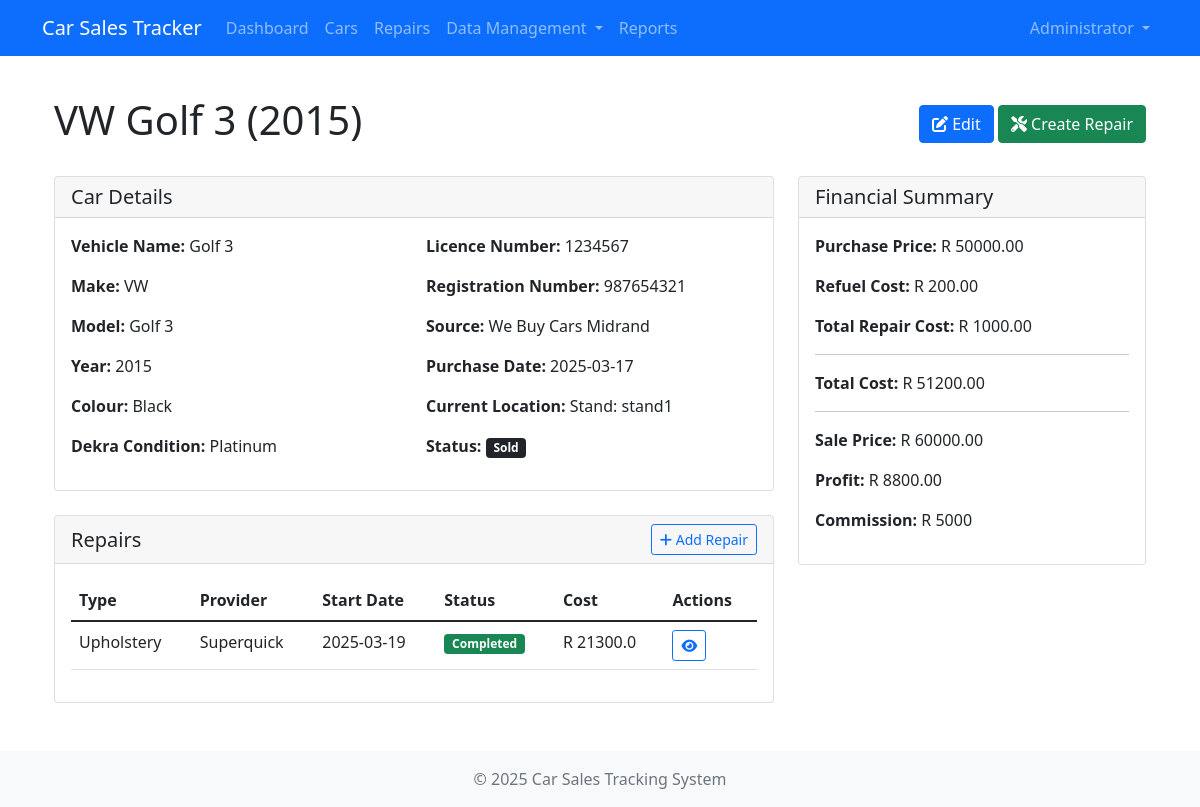
The app's page /cars/1 (signed in), older data.
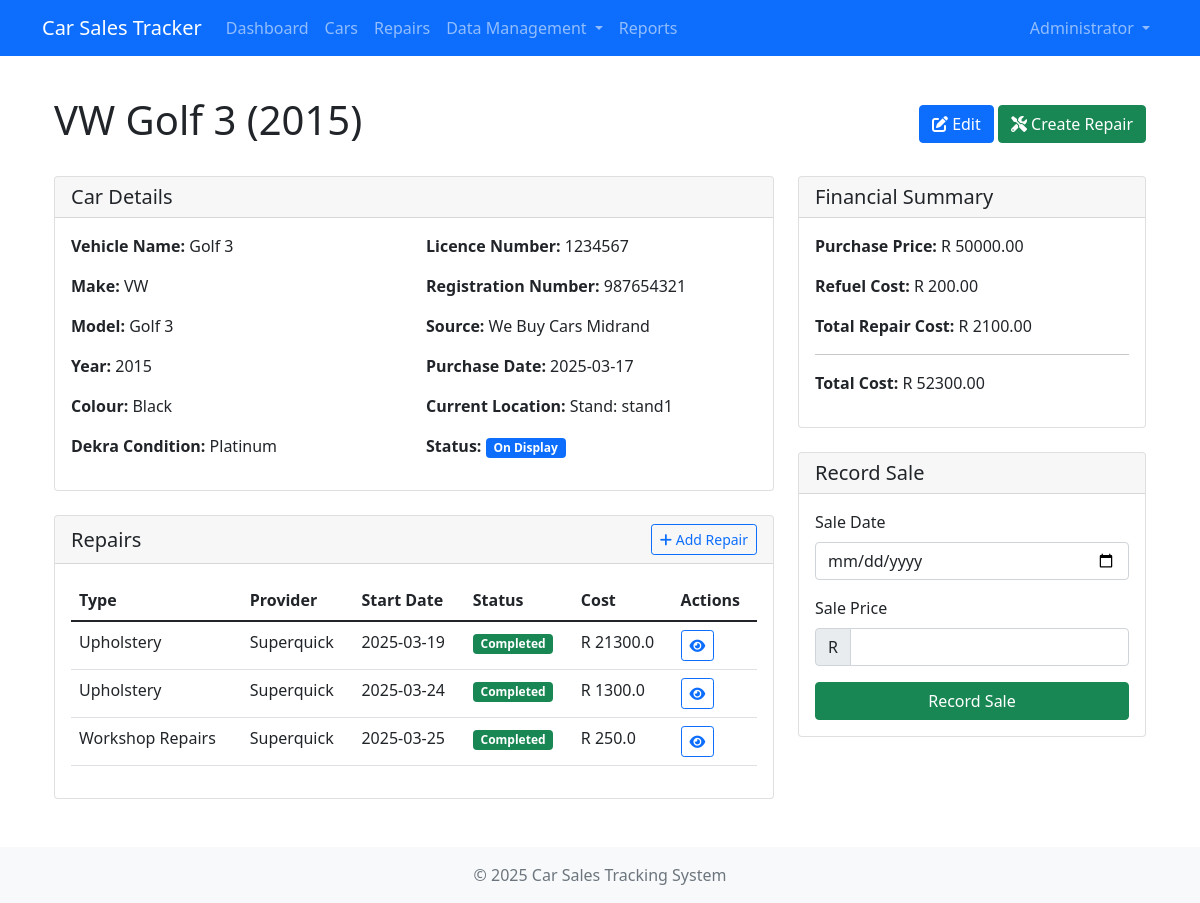
The same page, newer data.
### app/models/repair.py (models this page shows, shortened)
class Repair(db.Model):
    __tablename__ = 'repairs'
    repair_id = db.Column(db.Integer, primary_key=True, autoincrement=True)
    car_id = db.Column(db.Integer, db.ForeignKey('cars.car_id'), nullable=False)
    repair_type = db.Column(db.String(50), nullable=False)
    provider_id = db.Column(db.Integer, db.ForeignKey('repair_providers.provider_id'), nullable=False)
    start_date = db.Column(db.Date, nullable=False, default=datetime.now().date)
    end_date = db.Column(db.Date, nullable=True)
    repair_cost = db.Column(db.Numeric(10, 2), nullable=False)
    additional_notes = db.Column(db.Text, nullable=True)
    provider = db.relationship('RepairProvider', backref='repairs')
    parts = db.relationship('Part', secondary='repair_parts', back_populates='repairs', overlaps="repair_parts")
    repair_parts = db.relationship('RepairPart', back_populates='repair', cascade='all, delete-orphan', overlaps="parts,repairs")
    @property
    def total_cost(self):
        parts_cost = sum(float(part.purchase_price) for part in self.repair_parts)
        return float(self.repair_cost) + parts_cost

### app/models/repair_provider.py (models this page shows, shortened)
class RepairProvider(db.Model):
    __tablename__ = 'repair_providers'
    provider_id = db.Column(db.Integer, primary_key=True, autoincrement=True)
    provider_name = db.Column(db.String(100), nullable=False)
    service_type = db.Column(db.String(50), nullable=False)
    contact_info = db.Column(db.String(150), nullable=False)
    location = db.Column(db.String(100), nullable=False)
    notes = db.Column(db.Text, nullable=True)
    date_added = db.Column(db.DateTime, default=datetime.now, nullable=False)
    rating = db.Column(db.Integer, nullable=True)  # Rating out of 5

### app/models/part.py (models this page shows, shortened)
class RepairPart(db.Model):
    __tablename__ = 'repair_parts'
    record_id = db.Column(db.Integer, primary_key=True, autoincrement=True)
    repair_id = db.Column(db.Integer, db.ForeignKey('repairs.repair_id'), nullable=False)
    part_id = db.Column(db.Integer, db.ForeignKey('parts.part_id'), nullable=False)
    purchase_price = db.Column(db.Numeric(10, 2), nullable=False)
    purchase_date = db.Column(db.Date, nullable=False)
    vendor = db.Column(db.String(100), nullable=False)
    repair = db.relationship('Repair', foreign_keys=[repair_id], back_populates='repair_parts', overlaps="parts,repairs")
    part = db.relationship('Part', back_populates='repair_parts', overlaps="repairs")

### app/models/car.py (models this page shows, shortened)
class Car(db.Model):
    __tablename__ = 'cars'
    car_id = db.Column(db.Integer, primary_key=True, autoincrement=True)
    vehicle_name = db.Column(db.String(100), nullable=False)
    vehicle_make = db.Column(db.String(50), nullable=False)
    vehicle_model = db.Column(db.String(50), nullable=False)
    year = db.Column(db.Integer, nullable=False)
    colour = db.Column(db.String(50), nullable=False)
    dekra_condition = db.Column(db.String(20), nullable=False)
    licence_number = db.Column(db.String(20), nullable=False)
    registration_number = db.Column(db.String(20), nullable=False)
    purchase_price = db.Column(db.Numeric(10, 2), nullable=False)
    recon_cost = db.Column(db.Numeric(10, 2), nullable=True)
    final_cost_price = db.Column(db.Numeric(10, 2), nullable=True)
    source = db.Column(db.String(50), nullable=False)
    date_bought = db.Column(db.Date, nullable=False, default=datetime.now().date)
    date_added_to_stand = db.Column(db.Date, nullable=True)
    date_sold = db.Column(db.Date, nullable=True)
    refuel_cost = db.Column(db.Numeric(10, 2), default=0.00)
    current_location = db.Column(db.String(100), nullable=False)
    repair_status = db.Column(db.String(30), nullable=False)
    stand_id = db.Column(db.Integer, db.ForeignKey('stands.stand_id'), nullable=True)
    dealer_id = db.Column(db.Integer, db.ForeignKey('dealers.dealer_id'), nullable=True)
    sale_price = db.Column(db.Numeric(10, 2), nullable=True)
    repairs = db.relationship('Repair', backref='car', lazy='dynamic', cascade='all, delete-orphan')
    stand = db.relationship('Stand', backref='cars')
    dealer = db.relationship('Dealer', foreign_keys=[dealer_id])
    @property
    def total_repair_cost(self):
        return sum(repair.repair_cost for repair in self.repairs.all())
    @property
    def profit(self):
        if not self.sale_price:
            return None
        return self.sale_price - (self.purchase_price + self.total_repair_cost + self.refuel_cost)
    @property
    def commission(self):
        profit = self.profit
        if profit is None:
            return None
        return 10000 if profit > 30000 else 5000

### app/routes/cars.py (the view)
@cars_bp.route('/<int:car_id>')
@login_required
@validate_params(car_id=(int, True))
def view(car_id):
    car = safe_get_or_404(Car, car_id, f"Car with ID {car_id} not found")
    sale_form = None
    stands = Stand.query.all()
    if car.repair_status == 'On Display' and not car.date_sold:
        sale_form = CarSaleForm(car_id=car.car_id)
    return render_template('cars/view.html', car=car, sale_form=sale_form, stands=stands)

### app/utils/forms.py
class CarSaleForm(FlaskForm):
    car_id = HiddenField('Car ID', validators=[DataRequired()])
    date_sold = DateField('Sale Date', validators=[DataRequired()], format='%Y-%m-%d')
    sale_price = FloatField('Sale Price', validators=[DataRequired(), NumberRange(min=0)])
    submit = SubmitField('Record Sale')

### app/models/user.py (called while the page is built)
@login_manager.user_loader
def load_user(user_id):
    return User.query.get_or_404(int(user_id)) if user_id else None

### app/utils/helpers.py (called while the page is built)
def safe_get_or_404(model_class, id, description=None):
    model_name = model_class.__tablename__
    primary_key = model_class.__mapper__.primary_key[0].name
    result = db.session.execute(
        db.select(model_class).filter(getattr(model_class, primary_key) == id)
    ).scalar_one_or_none()
    if result is None:
        if description is None:
            description = f"{model_name.capitalize()} with ID {id} not found"
        raise NotFoundError(description)
    return result

### app/templates/cars/view.html (shortened to what the changed rows need)
{% extends 'base.html' %}
{% block content %}
<div class="container">
    <div class="d-flex justify-content-between align-items-center mb-4">
        <h1>{{ car.vehicle_make }} {{ car.vehicle_model }} ({{ car.year }})</h1>
        <div>
            <a href="{{ url_for('cars.edit', car_id=car.car_id) }}" class="btn btn-primary">
            </a>
            <a href="{{ url_for('repairs.create') }}?car_id={{ car.car_id }}" class="btn btn-success">
            </a>
        </div>
    </div>
    <div class="row">
        <div class="col-md-8">
            <div class="card mb-4">
                <div class="card-body">
                    <div class="row">
                        <div class="col-md-6">
                            <p><strong>Vehicle Name:</strong> {{ car.vehicle_name }}</p>
                            <p><strong>Make:</strong> {{ car.vehicle_make }}</p>
                            <p><strong>Model:</strong> {{ car.vehicle_model }}</p>
                            <p><strong>Year:</strong> {{ car.year }}</p>
                            <p><strong>Colour:</strong> {{ car.colour }}</p>
                            <p><strong>Dekra Condition:</strong> {{ car.dekra_condition }}</p>
                        </div>
                        <div class="col-md-6">
                            <p><strong>Licence Number:</strong> {{ car.licence_number }}</p>
                            <p><strong>Registration Number:</strong> {{ car.registration_number }}</p>
                            <p><strong>Source:</strong> {{ car.source }}</p>
                            <p><strong>Purchase Date:</strong> {{ car.date_bought.strftime('%Y-%m-%d') }}</p>
                            <p><strong>Current Location:</strong> {{ car.current_location }}</p>
                            <p><strong>Status:</strong>
                                {% if car.repair_status == 'Purchased' %}
                                    <span class="badge bg-secondary">Purchased</span>
                                {% elif car.repair_status == 'Waiting for Repairs' %}
                                    <span class="badge bg-info">Waiting for Repairs</span>
                                {% elif car.repair_status == 'In Repair' %}
                                    <span class="badge bg-warning">In Repair</span>
                                {% elif car.repair_status == 'On Display' %}
                                    <span class="badge bg-primary">On Display</span>
                                {% elif car.repair_status == 'Waiting for Payment' %}
                                    <span class="badge bg-success">Waiting for Payment</span>
                                {% elif car.repair_status == 'Sold' %}
                                    <span class="badge bg-dark">Sold</span>
                                {% endif %}
                            </p>
                        </div>
                    </div>
                </div>
            </div>
            <div class="card mb-4">
                <div class="card-body">
                    {% if car.repairs.count() > 0 %}
                    <div class="table-responsive">
                        <table class="table table-hover">
                            <thead>
                                <tr>
                                    <th>Type</th>
                                    <th>Provider</th>
                                    <th>Start Date</th>
                                    <th>Status</th>
                                    <th>Cost</th>
                                    <th>Actions</th>
                                </tr>
                            </thead>
                            <tbody>
                                {% for repair in car.repairs %}
                                <tr>
                                    <td>{{ repair.repair_type }}</td>
                                    <td>{{ repair.provider.provider_name if repair.provider else 'N/A' }}</td>
                                    <td>{{ repair.start_date.strftime('%Y-%m-%d') }}</td>
                                    <td>
                                        {% if repair.end_date %}
                                            <span class="badge bg-success">Completed</span>
                                        {% else %}
                                            <span class="badge bg-warning">In Progress</span>
                                        {% endif %}
                                    </td>
                                    <td>R {{ repair.total_cost }}</td>
                                    <td>
                                        <a href="{{ url_for('repairs.view', repair_id=repair.repair_id) }}" class="btn btn-sm btn-outline-primary">
                                            <i class="fas fa-eye"></i>
                                        </a>
                                    </td>
                                </tr>
                                {% endfor %}
                            </tbody>
                        </table>
                    </div>
                    {% else %}
                    <p class="text-muted">No repairs recorded for this car.</p>
                    {% endif %}
                </div>
            </div>
        </div>
        <div class="col-md-4">
            <div class="card mb-4">
                <div class="card-body">
                    <p><strong>Purchase Price:</strong> R {{ car.purchase_price }}</p>
                    <p><strong>Refuel Cost:</strong> R {{ car.refuel_cost }}</p>
                    <p><strong>Total Repair Cost:</strong> R {{ car.total_repair_cost }}</p>
                    <hr>
                    <p><strong>Total Cost:</strong> R {{ car.purchase_price + car.refuel_cost + car.total_repair_cost }}</p>
                    {% if car.date_sold %}
                    <hr>
                    <p><strong>Sale Price:</strong> R {{ car.sale_price }}</p>
                    <p><strong>Profit:</strong> R {{ car.profit }}</p>
                    <p><strong>Commission:</strong> R {{ car.commission }}</p>
                    {% endif %}
                </div>
            </div>
            {% if car.repair_status == 'On Display' and not car.date_sold and sale_form %}
            <div class="card mb-4">
                <div class="card-header">
                    <h5 class="card-title mb-0">Record Sale</h5>
                </div>
                <div class="card-body">
                    <form method="POST" action="{{ url_for('cars.record_sale', car_id=car.car_id) }}">
                        <div class="mb-3">
                            {{ sale_form.date_sold.label(class="form-label") }}
                            {{ sale_form.date_sold(class="form-control", type="date") }}
                        </div>
                        <div class="mb-3">
                            {{ sale_form.sale_price.label(class="form-label") }}
                            <div class="input-group">
                                <span class="input-group-text">R</span>
                                {{ sale_form.sale_price(class="form-control") }}
                            </div>
                        </div>
                        {{ sale_form.submit(class="btn btn-success w-100") }}
                    </form>
                </div>
            </div>
            {% endif %}
        </div>
    </div>
</div>
{% endblock %}

Row changes from the older to the newer data that the page shows:
changed Car "VW": repair_status "Sold" → "On Display" (drawn); car.purchase_price+car.refuel_cost+car.total_repair_cost "51200.00" → "52300.00"; date_sold "2025-03-24" → empty (drawn); sale_price "60000.00" → (not shown); profit "8800.00" → (not shown); commission "5000" → (not shown)
computed for Repair (number 1 of 3 on the later page): total_repair_cost "1000.00" → "2100.00"
added Repair: repair_type "Upholstery", provider "Superquick", start_date "2025-03-24", end_date "Completed", total_cost "1300.0"
added Repair: repair_type "Workshop Repairs", provider "Superquick", start_date "2025-03-25", end_date "Completed", total_cost "250.0"
Text that changed along with them:
{{ sale_form.date_sold.label(class="form-label") }}: (not shown) → "Sale Date"
{{ sale_form.sale_price.label(class="form-label") }}: (not shown) → "Sale Price"
form field submit: (not shown) → "Record Sale"
text no longer shown: "Sold Sale Price: Profit: Commission:"
text now shown: "On Display Record Sale"
